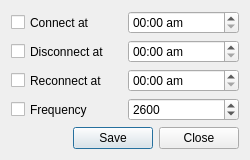
<?xml version="1.0" encoding="UTF-8"?>
<ui version="4.0">
 <class>ScheduleDialog</class>
 <widget class="QDialog" name="ScheduleDialog">
  <property name="geometry">
   <rect>
    <x>0</x>
    <y>0</y>
    <width>250</width>
    <height>150</height>
   </rect>
  </property>
  <property name="windowTitle">
   <string>Schedule</string>
  </property>
  <layout class="QGridLayout" name="gridLayout">
   <item row="0" column="0">
    <widget class="QCheckBox" name="isConnect">
     <property name="sizePolicy">
      <sizepolicy hsizetype="Expanding" vsizetype="Expanding">
       <horstretch>0</horstretch>
       <verstretch>0</verstretch>
      </sizepolicy>
     </property>
     <property name="text">
      <string>Connect at</string>
     </property>
    </widget>
   </item>
   <item row="0" column="1">
    <widget class="QTimeEdit" name="timeConnect">
     <property name="sizePolicy">
      <sizepolicy hsizetype="Expanding" vsizetype="Maximum">
       <horstretch>0</horstretch>
       <verstretch>0</verstretch>
      </sizepolicy>
     </property>
     <property name="minimumDate">
      <date>
       <year>2012</year>
       <month>9</month>
       <day>1</day>
      </date>
     </property>
     <property name="displayFormat">
      <string>HH:mm a</string>
     </property>
    </widget>
   </item>
   <item row="1" column="0">
    <widget class="QCheckBox" name="isDisconnect">
     <property name="sizePolicy">
      <sizepolicy hsizetype="Expanding" vsizetype="Expanding">
       <horstretch>0</horstretch>
       <verstretch>0</verstretch>
      </sizepolicy>
     </property>
     <property name="text">
      <string>Disconnect at</string>
     </property>
    </widget>
   </item>
   <item row="1" column="1">
    <widget class="QTimeEdit" name="timeDisconnect">
     <property name="sizePolicy">
      <sizepolicy hsizetype="Expanding" vsizetype="Maximum">
       <horstretch>0</horstretch>
       <verstretch>0</verstretch>
      </sizepolicy>
     </property>
     <property name="minimumDate">
      <date>
       <year>2012</year>
       <month>9</month>
       <day>1</day>
      </date>
     </property>
     <property name="displayFormat">
      <string>HH:mm a</string>
     </property>
    </widget>
   </item>
   <item row="2" column="0">
    <widget class="QCheckBox" name="isReconnect">
     <property name="sizePolicy">
      <sizepolicy hsizetype="Expanding" vsizetype="Expanding">
       <horstretch>0</horstretch>
       <verstretch>0</verstretch>
      </sizepolicy>
     </property>
     <property name="text">
      <string>Reconnect at</string>
     </property>
    </widget>
   </item>
   <item row="2" column="1">
    <widget class="QTimeEdit" name="timeReconnect">
     <property name="sizePolicy">
      <sizepolicy hsizetype="Expanding" vsizetype="Maximum">
       <horstretch>0</horstretch>
       <verstretch>0</verstretch>
      </sizepolicy>
     </property>
     <property name="minimumDate">
      <date>
       <year>2012</year>
       <month>9</month>
       <day>1</day>
      </date>
     </property>
     <property name="displayFormat">
      <string>HH:mm a</string>
     </property>
    </widget>
   </item>
   <item row="3" column="0">
    <widget class="QCheckBox" name="isManual">
     <property name="sizePolicy">
      <sizepolicy hsizetype="Expanding" vsizetype="Expanding">
       <horstretch>0</horstretch>
       <verstretch>0</verstretch>
      </sizepolicy>
     </property>
     <property name="text">
      <string>Frequency</string>
     </property>
    </widget>
   </item>
   <item row="3" column="1">
    <widget class="QSpinBox" name="spinBox">
     <property name="minimum">
      <number>2300</number>
     </property>
     <property name="maximum">
      <number>3700</number>
     </property>
     <property name="singleStep">
      <number>100</number>
     </property>
     <property name="value">
      <number>2600</number>
     </property>
    </widget>
   </item>
   <item row="4" column="0" colspan="2">
    <widget class="QDialogButtonBox" name="buttonBox">
     <property name="standardButtons">
      <set>QDialogButtonBox::Close|QDialogButtonBox::Save</set>
     </property>
    </widget>
   </item>
  </layout>
 </widget>
 <tabstops>
  <tabstop>isConnect</tabstop>
  <tabstop>timeConnect</tabstop>
  <tabstop>isDisconnect</tabstop>
  <tabstop>timeDisconnect</tabstop>
  <tabstop>isReconnect</tabstop>
  <tabstop>timeReconnect</tabstop>
  <tabstop>isManual</tabstop>
 </tabstops>
 <resources/>
 <connections>
  <connection>
   <sender>isConnect</sender>
   <signal>clicked(bool)</signal>
   <receiver>timeConnect</receiver>
   <slot>setEnabled(bool)</slot>
   <hints>
    <hint type="sourcelabel">
     <x>80</x>
     <y>30</y>
    </hint>
    <hint type="destinationlabel">
     <x>238</x>
     <y>30</y>
    </hint>
   </hints>
  </connection>
 </connections>
</ui>
